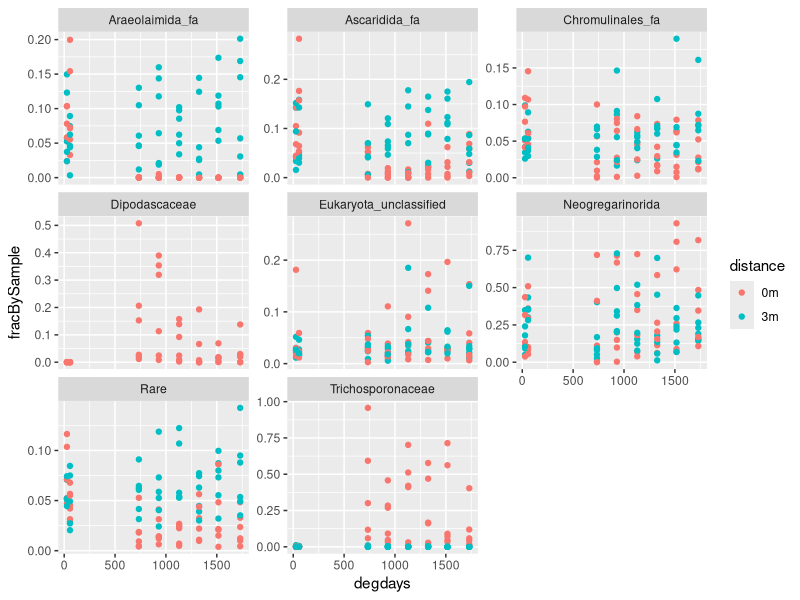

Here is the R script that generated this plot:
library("tidyverse")

taxaT  <- read_csv("families_massaged.csv")
## Put the subject number in another column.
taxaT$subj <- substring(taxaT$sampleName, first=1, last=2)


## Find the most populous taxa, aggregated over individual subjects and days.
mostCommonTaxa  <- taxaT %>%
  group_by(taxon, distance) %>%
  summarize(avgFracByDay=mean(fracBySample)) %>%
  group_by(distance) %>%
  arrange(desc(avgFracByDay)) %>%
  top_n(n=5) %>%
  ungroup() %>%
  distinct(taxon) %>%
  pull(taxon)

ggplot(taxaT %>% filter(taxon %in% mostCommonTaxa),
       aes(x=degdays, y=fracBySample, color=distance)) +
  geom_point() +
  facet_wrap(~taxon, scale="free_y")
